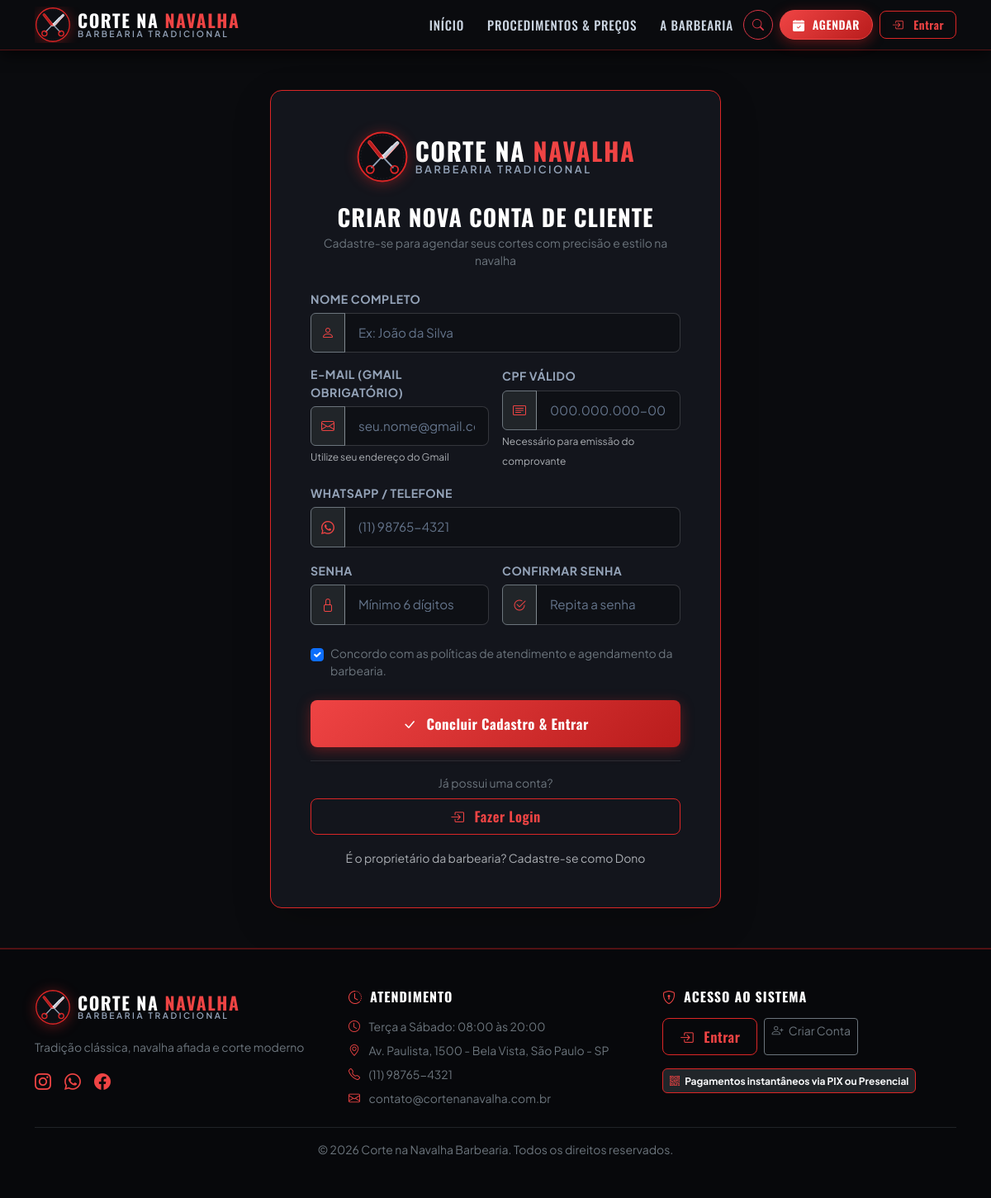
The page /cadastro.php on the database its author committed.
### tables this page shows
CREATE TABLE IF NOT EXISTS `configuracao_empresa` (
    `id` INT AUTO_INCREMENT PRIMARY KEY,
    `nome_barbearia` VARCHAR(150) NOT NULL DEFAULT 'Corte na Navalha Barbearia',
    `slogan` VARCHAR(255) DEFAULT 'Tradição, estilo e precisão em cada detalhe',
    `cnpj` VARCHAR(20) DEFAULT '12.345.678/0001-90',
    `telefone` VARCHAR(20) DEFAULT '(11) 98765-4321',
    `email` VARCHAR(100) DEFAULT 'contato@cortenanavalha.com.br',
    `endereco` VARCHAR(255) DEFAULT 'Rua dos Barbeiros, 777 - Centro, São Paulo - SP',
    `horario_abertura` TIME DEFAULT '08:00:00',
    `horario_fechamento` TIME DEFAULT '20:00:00',
    `chave_pix_principal` VARCHAR(100) DEFAULT 'pix@cortenanavalha.com.br',
    `tipo_chave_pix` VARCHAR(30) DEFAULT 'E-mail',
    `cor_tema` VARCHAR(30) DEFAULT 'crimson',
    `atualizado_em` TIMESTAMP DEFAULT CURRENT_TIMESTAMP ON UPDATE CURRENT_TIMESTAMP
);

### config/db.php (called while the page is built, shortened)
<?php
function getDBConnection() {
    static $pdo = null;
    if ($pdo === null) {
        $dsn = "mysql:host=" . DB_HOST . ";port=" . DB_PORT . ";dbname=" . DB_NAME . ";charset=" . DB_CHARSET;
        $options = [
            PDO::ATTR_ERRMODE            => PDO::ERRMODE_EXCEPTION,
            PDO::ATTR_DEFAULT_FETCH_MODE => PDO::FETCH_ASSOC,
            PDO::ATTR_EMULATE_PREPARES   => false,
            PDO::MYSQL_ATTR_INIT_COMMAND => "SET NAMES utf8mb4 COLLATE utf8mb4_unicode_ci"
        ];
        try {
            try {
                $pdo = new PDO($dsn, DB_USER, DB_PASS, $options);
            } catch (PDOException $eSocket) {
                if (strtolower(DB_HOST) === 'localhost' && strpos($eSocket->getMessage(), '2002') !== false) {
                    $dsnTcp = "mysql:host=127.0.0.1;port=" . DB_PORT . ";dbname=" . DB_NAME . ";charset=" . DB_CHARSET;
                    $pdo = new PDO($dsnTcp, DB_USER, DB_PASS, $options);
                } else {
                    throw $eSocket;
                }
            }
        } catch (PDOException $e) {
            redirecionarParaInstaladorSeDisponivel();
            $msgOriginal = $e->getMessage();
            if (strpos($msgOriginal, '1045') !== false) {
                $motivoAmigavel = "O usuário ou a senha do banco de dados estão incorretos.";
            } elseif (strpos($msgOriginal, '1049') !== false) {
                $motivoAmigavel = "O banco de dados '<strong>" . htmlspecialchars(DB_NAME) . "</strong>' não foi encontrado no servidor.";
            } elseif (strpos($msgOriginal, '2002') !== false) {
                $motivoAmigavel = "O servidor MySQL parece estar desligado ou o endereço do Host ('<strong>" . htmlspecialchars(DB_HOST) . "</strong>') está indisponível.";
            } else {
                $motivoAmigavel = "Não foi possível estabelecer comunicação com o servidor de banco de dados.";
            }
            die("<div style='font-family:sans-serif; background:#111319; color:#f87171; padding:28px; border-radius:10px; margin:50px auto; max-width:620px; border:1px solid #dc2626; box-shadow:0 10px 30px rgba(0,0,0,0.5);'>
                <h3 style='margin-top:0; color:#ffffff;'>⚠️ Banco de Dados Indisponível</h3>
                <p style='line-height:1.5; color:#f1f5f9;'>{$motivoAmigavel}</p>
                <p style='color:#94a3b8; font-size:0.9rem; margin-bottom:0;'>Dica: se estiver no computador local (XAMPP), verifique se o módulo <strong>MySQL</strong> está iniciado. Em hospedagem online, confira os dados em <code>config/db_credentials.php</code>.</p>
            </div>");
        }
    }
    return $pdo;
}
function getPaletasCores(): array {
    return [
        'crimson' => [
            'nome'      => 'Vermelho Navalha',
            'descricao' => 'Clássico rubro intenso',
            'primary'   => '#dc2626',
            'light'     => '#ef4444',
            'lighter'   => '#fca5a5',
            'dark'      => '#b91c1c',
            'darker'    => '#7f1d1d',
            'rgb'       => '220, 38, 38'
        ],
        'gold' => [
            'nome'      => 'Ouro Imperial',
            'descricao' => 'Dourado vintage clássico',
            'primary'   => '#d97706',
            'light'     => '#f59e0b',
            'lighter'   => '#fde68a',
            'dark'      => '#b45309',
            'darker'    => '#78350f',
            'rgb'       => '217, 119, 6'
        ],
        'emerald' => [
            'nome'      => 'Verde Esmeralda',
            'descricao' => 'Estilo britânico elegante',
            'primary'   => '#059669',
            'light'     => '#10b981',
            'lighter'   => '#a7f3d0',
            'dark'      => '#047857',
            'darker'    => '#064e3b',
            'rgb'       => '16, 185, 129'
        ],
        'royal' => [
            'nome'      => 'Azul Royal',
            'descricao' => 'Tradicional Barber Pole',
            'primary'   => '#2563eb',
            'light'     => '#3b82f6',
            'lighter'   => '#93c5fd',
            'dark'      => '#1d4ed8',
            'darker'    => '#1e3a8a',
            'rgb'       => '37, 99, 235'
        ],
        'copper' => [
            'nome'      => 'Cobre Rústico',
            'descricao' => 'Amadeirado & Whisky Lounge',
            'primary'   => '#ea580c',
            'light'     => '#f97316',
            'lighter'   => '#fdba74',
            'dark'      => '#c2410c',
            'darker'    => '#7c2d12',
            'rgb'       => '234, 88, 12'
        ],
        'purple' => [
            'nome'      => 'Roxo Urban',
            'descricao' => 'Visual moderno e urbano',
            'primary'   => '#7c3aed',
            'light'     => '#8b5cf6',
            'lighter'   => '#c4b5fd',
            'dark'      => '#6d28d9',
            'darker'    => '#4c1d95',
            'rgb'       => '124, 58, 237'
        ]
    ];
}
function getPaletaAtiva(?string $slug = null): array {
    $paletas = getPaletasCores();
    return $paletas[$slug] ?? $paletas['crimson'];
}
function getEmpresaConfig() {
    try {
        $pdo = getDBConnection();
        $stmt = $pdo->query("SELECT * FROM configuracao_empresa LIMIT 1");
        $config = $stmt->fetch();
        $config['cor_tema'] = $config['cor_tema'] ?? 'crimson';
        $config['tipo_catalogo'] = $config['tipo_catalogo'] ?? 'global';
        $config['metodo_pagamento_ativo'] = $config['metodo_pagamento_ativo'] ?? 'pix_fixo';
        $config['mp_public_key'] = $config['mp_public_key'] ?? '';
        $config['mp_access_token'] = $config['mp_access_token'] ?? '';
        $config['mp_webhook_secret'] = $config['mp_webhook_secret'] ?? '';
        $config['mp_sandbox'] = (int)($config['mp_sandbox'] ?? 1);
        $config['comissao_automatica'] = (int)($config['comissao_automatica'] ?? 0);
        $config['taxa_cancelamento_percentual'] = (float)($config['taxa_cancelamento_percentual'] ?? 20.00);
        $config['horas_minimas_cancelamento'] = (int)($config['horas_minimas_cancelamento'] ?? 2);
        $config['politica_cancelamento_texto'] = $config['politica_cancelamento_texto'] ?? 'Cancelamentos com mais de 2 horas de antecedência contam com reembolso integral (100%). Cancelamentos realizados fora deste prazo estão sujeitos à taxa de retenção de até 20% conforme o Código de Defesa do Consumidor para cobrir custos de reserva de horário.';
        return $config;
    } catch (Exception $e) {
        return [];
    }
}

### includes/auth.php (called while the page is built, shortened)
<?php
require_once __DIR__ . '/../config/db.php';
function usuarioLogado() {
    return isset($_SESSION['usuario_id']) && !empty($_SESSION['usuario_id']);
}

### includes/logo.php (the view, shortened to what this page needs)
<?php
$logoTamanho = $logoTamanho ?? 'normal';
$mostrarTexto = $mostrarTexto ?? true;
$paletaLogo = function_exists('getPaletaAtiva')
    ? getPaletaAtiva($empresa['cor_tema'] ?? 'crimson')
    : [
        'primary' => '#dc2626',
        'light'   => '#ef4444',
        'lighter' => '#fca5a5',
        'dark'    => '#b91c1c',
        'rgb'     => '220, 38, 38'
    ];
$nomeBruto = trim($empresa['nome_barbearia'] ?? 'Corte na Navalha');
$nomeExibicao = $nomeBruto;
if (preg_match('/^(\S+\s+\S+.*)\s+barbearia$/iu', $nomeBruto, $matches)) {
    $nomeExibicao = trim($matches[1]);
}
$palavrasLogo = preg_split('/\s+/u', mb_strtoupper($nomeExibicao, 'UTF-8'), -1, PREG_SPLIT_NO_EMPTY);
if (count($palavrasLogo) > 1) {
    $ultimaPalavraLogo = array_pop($palavrasLogo);
    $primeiraParteLogo = implode(' ', $palavrasLogo);
} else {
    $primeiraParteLogo = '';
    $ultimaPalavraLogo = $palavrasLogo[0] ?? 'NAVALHA';
}
$dimensoes = [
    'small'  => ['largura' => 34, 'altura' => 34, 'titulo' => '1.15rem', 'sub' => '0.55rem'],
    'normal' => ['largura' => 44, 'altura' => 44, 'titulo' => '1.35rem', 'sub' => '0.65rem'],
    'large'  => ['largura' => 64, 'altura' => 64, 'titulo' => '1.9rem',  'sub' => '0.8rem'],
];
$d = $dimensoes[$logoTamanho] ?? $dimensoes['normal'];
?>
<div class="barber-brand-wrap d-inline-flex align-items-center gap-2 text-decoration-none">
    <div class="barber-logo-emblem" style="width: <?= $d['largura'] ?>px; height: <?= $d['altura'] ?>px; flex-shrink: 0;">
        <svg viewBox="0 0 100 100" fill="none" xmlns="http://www.w3.org/2000/svg" style="width: 100%; height: 100%; filter: drop-shadow(0 2px 8px rgba(<?= $paletaLogo['rgb'] ?>, 0.4));">
            <circle cx="50" cy="50" r="46" fill="#0d0e13" stroke="<?= $paletaLogo['primary'] ?>" stroke-width="3"/>
            <circle cx="50" cy="50" r="41" stroke="rgba(255,255,255,0.12)" stroke-width="1" stroke-dasharray="3 3"/>
            <g stroke="#94a3b8" stroke-width="3" stroke-linecap="round">
                <line x1="30" y1="70" x2="68" y2="30"/>
                <line x1="70" y1="70" x2="32" y2="30"/>
                <circle cx="27" cy="74" r="7" stroke="<?= $paletaLogo['primary'] ?>" stroke-width="3" fill="none"/>
                <circle cx="73" cy="74" r="7" stroke="<?= $paletaLogo['primary'] ?>" stroke-width="3" fill="none"/>
                <circle cx="50" cy="50" r="3.5" fill="<?= $paletaLogo['light'] ?>" stroke="#ffffff" stroke-width="1.5"/>
            </g>
            <g id="navalha">
                <path d="M50 48 L28 20 C26 18 22 20 23 24 L45 52 Z" fill="<?= $paletaLogo['dark'] ?>" stroke="<?= $paletaLogo['light'] ?>" stroke-width="1.5"/>
                <path d="M50 48 L76 22 C79 19 83 23 80 26 L56 52 Z" fill="url(#metalGradient)" stroke="#ffffff" stroke-width="1.5"/>
                <line x1="56" y1="52" x2="80" y2="26" stroke="<?= $paletaLogo['lighter'] ?>" stroke-width="2"/>
            </g>
            <defs>
                <linearGradient id="metalGradient" x1="0%" y1="0%" x2="100%" y2="100%">
                    <stop offset="0%" stop-color="#ffffff"/>
                    <stop offset="45%" stop-color="#cbd5e1"/>
                    <stop offset="100%" stop-color="#64748b"/>
                </linearGradient>
            </defs>
        </svg>
    </div>
    <?php if ($mostrarTexto): ?>
        <div class="d-flex flex-column text-start lh-1">
            <span class="brand-title fw-bold text-white" style="font-size: <?= $d['titulo'] ?>; letter-spacing: 1.5px; font-family: 'Oswald', 'Bebas Neue', sans-serif;">
                <?php if ($primeiraParteLogo !== ''): ?>
                    <?= htmlspecialchars($primeiraParteLogo) ?>
                <?php endif; ?>
                <span class="text-danger" style="color: var(--red-light, <?= $paletaLogo['light'] ?>) !important;"><?= htmlspecialchars($ultimaPalavraLogo) ?></span>
            </span>
            <span class="brand-subtitle text-uppercase d-none d-sm-block" style="font-size: <?= $d['sub'] ?>; letter-spacing: 2.5px; color: #94a3b8; font-weight: 600;">
                Barbearia Tradicional
            </span>
        </div>
    <?php endif; ?>
</div>

### includes/footer.php (shortened to what this page needs)
</main>
<footer class="mt-auto py-5" style="background: #07080b; border-top: 2px solid rgba(var(--theme-rgb, 220, 38, 38), 0.35);">
    <div class="container">
        <div class="row g-4 mb-4">
            <div class="col-lg-4 col-md-6">
                <div class="mb-3">
                    <?php
                        $logoTamanho = 'normal';
                        $mostrarTexto = true;
                        require __DIR__ . '/logo.php';
                    ?>
                </div>
                <p class="text-secondary small">
                    <?= htmlspecialchars($empresa['slogan'] ?? 'Tradição clássica, navalha afiada e corte moderno.') ?>
                </p>
                <div class="d-flex gap-3 mt-3">
                    <a href="#" class="text-danger fs-5" aria-label="Instagram"><i class="bi bi-instagram"></i></a>
                    <a href="#" class="text-danger fs-5" aria-label="WhatsApp"><i class="bi bi-whatsapp"></i></a>
                    <a href="#" class="text-danger fs-5" aria-label="Facebook"><i class="bi bi-facebook"></i></a>
                </div>
            </div>
            <div class="col-lg-4 col-md-6">
                <h6 class="text-white text-uppercase fw-bold mb-3" style="letter-spacing: 1px;">
                    <i class="bi bi-clock-history text-danger me-1"></i> Atendimento
                </h6>
                <ul class="list-unstyled text-secondary small mb-0">
                    <li class="mb-2"><i class="bi bi-clock me-2 text-danger"></i> Terça a Sábado: 08:00 às 20:00</li>
                    <li class="mb-2"><i class="bi bi-geo-alt me-2 text-danger"></i> <?= htmlspecialchars($empresa['endereco'] ?? 'São Paulo - SP') ?></li>
                    <li class="mb-2"><i class="bi bi-telephone me-2 text-danger"></i> <?= htmlspecialchars($empresa['telefone'] ?? '(11) 98765-4321') ?></li>
                    <li><i class="bi bi-envelope me-2 text-danger"></i> <?= htmlspecialchars($empresa['email'] ?? 'contato@cortenanavalha.com.br') ?></li>
                </ul>
            </div>
            <div class="col-lg-4 col-md-12">
                <h6 class="text-white text-uppercase fw-bold mb-3" style="letter-spacing: 1px;">
                    <i class="bi bi-shield-lock text-danger me-1"></i> Acesso ao Sistema
                </h6>
                <div class="d-flex flex-wrap gap-2">
                    <?php if (usuarioLogado()): ?>
                        <a href="<?= getHomeUrl() ?>" class="btn btn-sm btn-gold">
                            <i class="bi bi-speedometer2 me-1"></i> Meu Painel
                        </a>
                        <a href="<?= BASE_URL ?>/perfil.php" class="btn btn-sm btn-outline-secondary">
                            <i class="bi bi-person me-1"></i> Perfil
                        </a>
                    <?php else: ?>
                        <a href="<?= BASE_URL ?>/login.php" class="btn btn-sm btn-outline-red">
                            <i class="bi bi-box-arrow-in-right me-1"></i> Entrar
                        </a>
                        <a href="<?= BASE_URL ?>/cadastro.php" class="btn btn-sm btn-outline-secondary">
                            <i class="bi bi-person-plus me-1"></i> Criar Conta
                        </a>
                    <?php endif; ?>
                </div>
                <div class="mt-3">
                    <span class="badge bg-dark border border-danger border-opacity-50 text-light p-2">
                        <i class="bi bi-qr-code text-danger me-1"></i> Pagamentos instantâneos via PIX ou Presencial
                    </span>
                </div>
            </div>
        </div>
        <div class="border-top border-secondary border-opacity-25 pt-3 text-center text-secondary small">
            <p class="mb-0">&copy; <?= date('Y') ?> <?= htmlspecialchars($empresa['nome_barbearia'] ?? 'Corte na Navalha Barbearia') ?>. Todos os direitos reservados.</p>
        </div>
    </div>
</footer>
</body>
</html>

### rows shown on the page
configuracao_empresa: slogan "Tradição clássica, navalha afiada e corte moderno", endereco "Av. Paulista, 1500 - Bela Vista, São Paulo - SP", telefone "(11) 98765-4321", email "contato@cortenanavalha.com.br", nome_barbearia "Corte na Navalha Barbearia"

### other values the page prints
$primeiraParteLogo "CORTE NA CORTE NA CORTE NA"
$ultimaPalavraLogo "NAVALHA NAVALHA NAVALHA"
